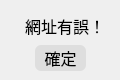
<?xml version="1.0" encoding="UTF-8"?>
<ui version="4.0">
 <class>Url</class>
 <widget class="QWidget" name="Url">
  <property name="windowModality">
   <enum>Qt::ApplicationModal</enum>
  </property>
  <property name="geometry">
   <rect>
    <x>0</x>
    <y>0</y>
    <width>120</width>
    <height>80</height>
   </rect>
  </property>
  <property name="windowTitle">
   <string>錯誤</string>
  </property>
  <widget class="QLabel" name="url_error_label">
   <property name="geometry">
    <rect>
     <x>25</x>
     <y>10</y>
     <width>81</width>
     <height>31</height>
    </rect>
   </property>
   <property name="font">
    <font>
     <pointsize>12</pointsize>
    </font>
   </property>
   <property name="text">
    <string>網址有誤！</string>
   </property>
  </widget>
  <widget class="QPushButton" name="url_error_pushButton">
   <property name="geometry">
    <rect>
     <x>35</x>
     <y>45</y>
     <width>51</width>
     <height>26</height>
    </rect>
   </property>
   <property name="font">
    <font>
     <pointsize>12</pointsize>
    </font>
   </property>
   <property name="styleSheet">
    <string notr="true">QPushButton{
background-color:#dedede;
border-radius:6px
}
QPushButton:hover {
background-color:#aaaa7f;
color: #ffffff;
}
QPushButton:pressed{
background-color:#dedede;
color: #000000;
}</string>
   </property>
   <property name="text">
    <string>確定</string>
   </property>
  </widget>
 </widget>
 <resources/>
 <connections/>
</ui>
